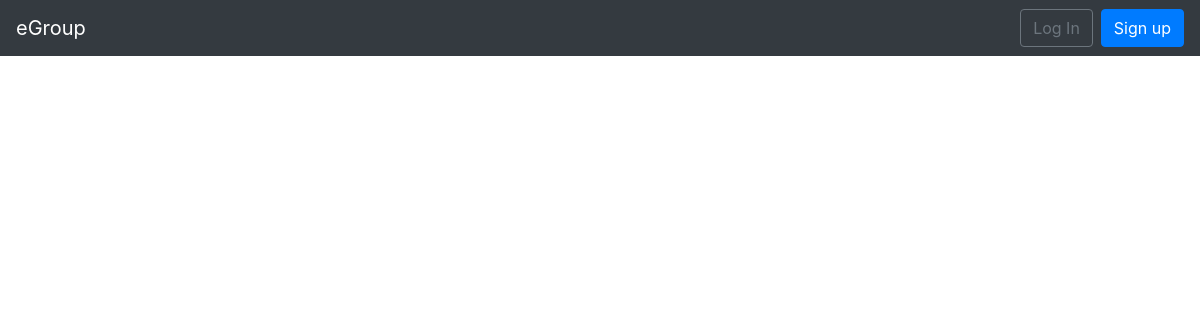
The app's page /allgroups/, older data.
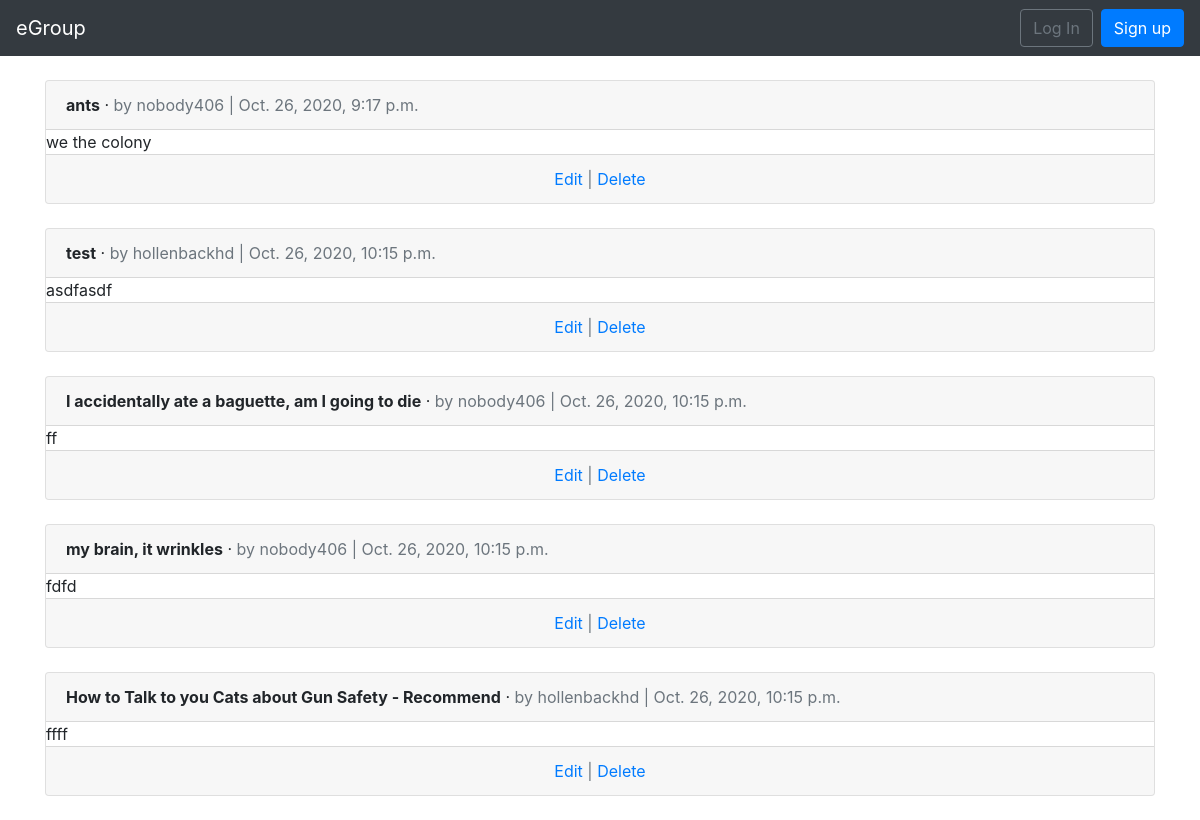
The same page, newer data.
### allgroups/models.py (models this page shows, shortened)
class Allgroups(models.Model):
    title = models.CharField(max_length=255)
    body = models.TextField()
    date = models.DateTimeField(auto_now_add=True)
    author = models.ForeignKey(
        get_user_model(),
        on_delete=models.CASCADE,
        )

### users/models.py (models this page shows)
class CustomUser(AbstractUser):
    age = models.PositiveIntegerField(null=True, blank=True)

### allgroups/views.py (the view)
# urls.py: path('', AllgroupsListView.as_view(), name='allgroups_list'),
class AllgroupsListView(ListView):
    model = Allgroups
    template_name = 'allgroups_list.html'

### templates/allgroups_list.html (shortened to what this page needs)
{% extends 'base.html' %}
{% block content %}
{% for allgroups in object_list %}
<div class="card">
<div class="card-header">
<span class="font-weight-bold">{{ allgroups.title }}</span> &middot;
<span class="text-muted">by {{ allgroups.author }} |
{{ allgroups.date }}</span>
</div>
<div class="card=body">
{{ allgroups.body }}
</div>
<div class="card-footer text-center text-muted">
<a href="{% url 'allgroups_edit' allgroups.pk %}">Edit</a> |
<a href="{% url 'allgroups_delete' allgroups.pk %}">Delete</a>
</div>
</div>
<br />
{% endfor %}
{% endblock content %}

### templates/base.html (shortened to what this page needs)
<!doctype html>
<html lang="en">
  <head>
    <link rel="stylesheet"
    href="https://stackpath.bootstrapcdn.com/bootstrap/4.1.3/css/bootstrap.min.css"
>
  </head>
  <body>
    <nav class="navbar navbar-expand-md navbar-dark bg-dark mb-4">
      <a class="navbar-brand" href="{% url 'home' %}">eGroup</a>
    <div class="collapse navbar-collapse" id="navbarCollapse">
      {% if user.is_authenticated %}
        <ul class="navbar-nav ml-auto">
          <li class="nav-item">
            <a class="nav-link dropdown-toggle" href="#" id="userMenu"
              data-toggle="dropdown" aria-haspopup="true"
              aria-expanded="false">
              {{ user.username }}
            </a>
            <div class="dropdown-menu dropdown-menu-right"
              aria-labelledby="userMenu">
              <a class="dropdown-item"
              href="{% url 'password_change'%}">Change password</a>
              <div class="dropdown-divider"></div>
              <a class="dropdown-item" href="{% url 'logout' %}">
              Log Out</a>
            </div>
          </li>
        </ul>
      {% else %}
        <form class="form-inline ml-auto">
          <a href="{% url 'login' %}" class="btn btn-outline-secondary">
          Log In</a>
          <a href="{% url 'signup' %}" class="btn btn-primary ml-2">
          Sign up</a>
        </form>
      {% endif %}
    </div>
  </nav>
  <div class="container">
    {% block content %}
    {% endblock content %}
  </div>
  </body>
</html>

Row changes from the older to the newer data that the page shows:
added Allgroups: title "ants", author "nobody406", date "Oct. 26, 2020, 9:17 p.m.", body "we the colony"
added Allgroups: title "test", author "hollenbackhd", date "Oct. 26, 2020, 10:15 p.m.", body "asdfasdf"
added Allgroups: title "I accidentally ate a baguette, am I going to die", author "nobody406", date "Oct. 26, 2020, 10:15 p.m.", body "ff"
added Allgroups: title "my brain, it wrinkles", author "nobody406", date "Oct. 26, 2020, 10:15 p.m.", body "fdfd"
added Allgroups: title "How to Talk to you Cats about Gun Safety - Recommend", author "hollenbackhd", date "Oct. 26, 2020, 10:15 p.m.", body "ffff"
